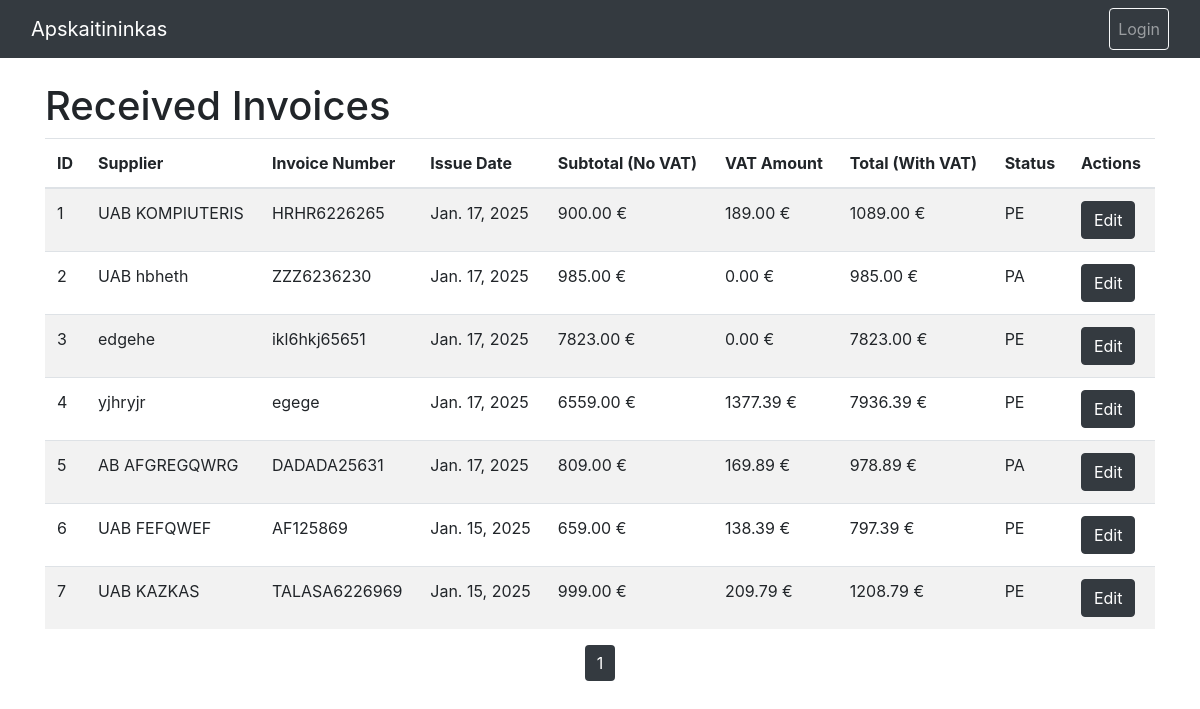
The app's page /apskaitininkas/invoices/received/, older data.
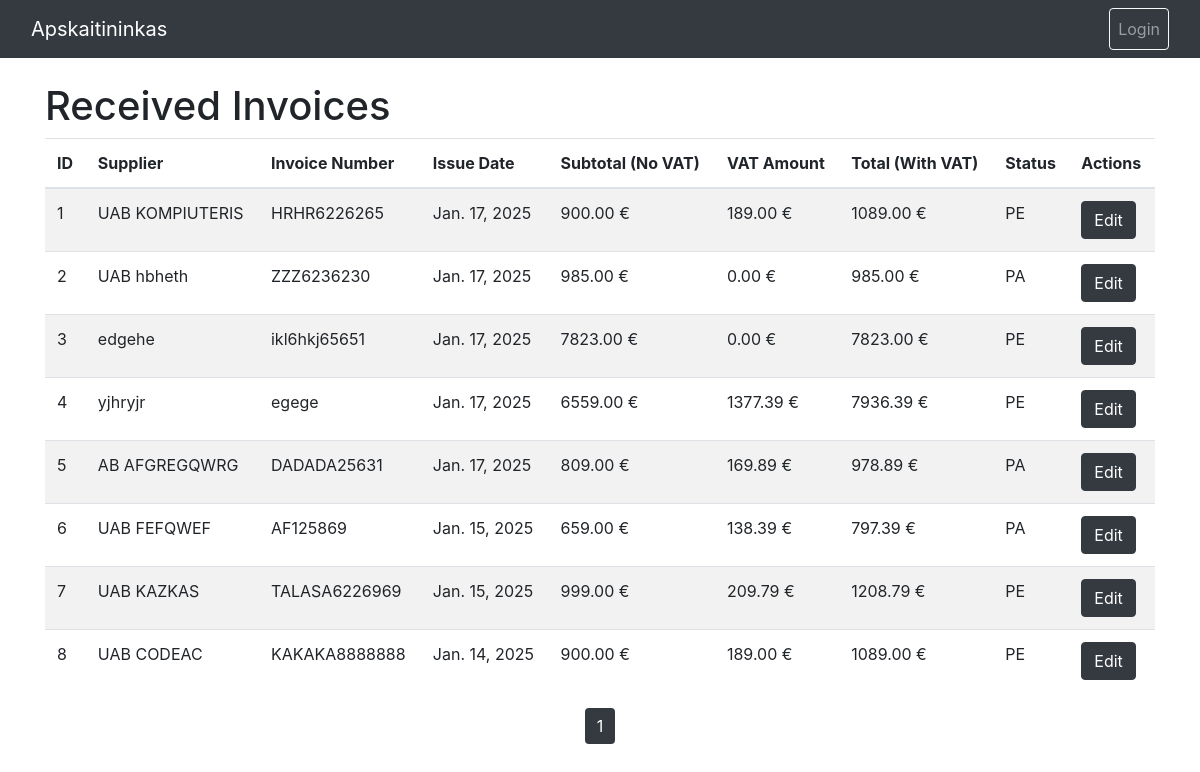
The same page, newer data.
### apskaitininkas/models.py (models this page shows, shortened)
class ReceivedInvoice(models.Model):
    STATUS_CHOICES = [
        ('PA', 'Paid'),
        ('PE', 'Pending'),
        ('OV', 'Overdue'),
        ('CA', 'Cancelled'),
    ]
    invoice_number = models.CharField('Invoice number', max_length=100, unique=True)
    supplier = models.CharField('Supplier name', max_length=255)
    company_id = models.CharField('Company id', max_length=20, blank=True)
    vat_number = models.CharField('VAT payer number', max_length=20, blank=True)
    email = models.EmailField('Email adress', max_length=50, blank=True)
    phone = models.CharField('Phone number', max_length=20, blank=True)
    bank_account = CharField('Bank account', max_length=50, blank=True)
    issue_date = models.DateField(verbose_name='Invoice issue Date', blank=True, null=True)
    due_date = models.DateField(verbose_name='Invoice payment due date', blank=True, null=True)
    amount = models.DecimalField('Amount without VAT', max_digits=10, decimal_places=2)
    apply_vat = models.BooleanField('Apply VAT', default=False)
    vat_amount = models.DecimalField('VAT amount', max_digits=10, decimal_places=2, blank=True, null=True)
    vat_rate = models.DecimalField('VAT Rate (%)', max_digits=5, decimal_places=2, default=21.00)
    status = models.CharField('Status', max_length=20, choices=STATUS_CHOICES, default='PE')
    uploaded_by = models.ForeignKey(User, on_delete=models.SET_NULL, null=True, blank=True, verbose_name='Uploaded By')
    pdf_file = models.FileField('PDF Invoice', upload_to='received_invoices/', blank=True, null=True)
    created_at = models.DateTimeField(auto_now_add=True)
    updated_at = models.DateTimeField(auto_now=True)
    currency = models.CharField('Currency', max_length=3, default='EUR')
    def total(self):
        return self.amount + (self.vat_amount or 0)

### apskaitininkas/views.py (the view)
# urls.py: path('invoices/received/', views.received_invoices, name='received_invoices'),
def received_invoices(request):
    invoices = ReceivedInvoice.objects.all()
    paginator = Paginator(invoices, 10)
    page_number = request.GET.get('page')
    page_obj = paginator.get_page(page_number)
    return render(request, 'received_invoices.html', {'page_obj': page_obj})

### apskaitininkas/templates/received_invoices.html (shortened to what this page needs)
{% extends 'base.html' %}
{% block content %}
<h1>Received Invoices</h1>
<table class="table table-striped">
    <thead>
        <tr>
            <th>ID</th>
            <th>Supplier</th>
            <th>Invoice Number</th>
            <th>Issue Date</th>
            <th>Subtotal (No VAT)</th>
            <th>VAT Amount</th>
            <th>Total (With VAT)</th>
            <th>Status</th>
            <th>Actions</th>
        </tr>
    </thead>
    <tbody>
        {% for invoice in page_obj %}
        <tr>
            <td>{{ invoice.id }}</td>
            <td>{{ invoice.supplier }}</td>
            <td>{{ invoice.invoice_number }}</td>
            <td>{{ invoice.issue_date }}</td>
            <td>{{ invoice.amount|floatformat:2 }} €</td>
            <td>{{ invoice.vat_amount|floatformat:2 }} €</td>
            <td>{{ invoice.total|floatformat:2 }} €</td>
            <td>{{ invoice.status }}</td>
            <td>
                <a href="{% url 'edit_received_invoice' invoice.id %}" class="btn btn-dark">Edit</a>
            </td>
        </tr>
        {% endfor %}
    </tbody>
</table>
<nav aria-label="Page navigation">
    <ul class="pagination justify-content-center">
        {% for num in page_obj.paginator.page_range %}
        <li class="page-item {% if num == invoices.number %}active{% endif %}">
            <a class="page-link custom-btn-dark" href="?page={{ num }}">{{ num }}</a>
        </li>
        {% endfor %}
    </ul>
</nav>
{% endblock %}

Row changes from the older to the newer data that the page shows:
changed ReceivedInvoice "UAB FEFQWEF": status "PE" → "PA"
added ReceivedInvoice: id "8", supplier "UAB CODEAC", invoice_number "KAKAKA8888888", issue_date "Jan. 14, 2025", amount "900.00", vat_amount "189.00", total "1089.00", status "PE"
